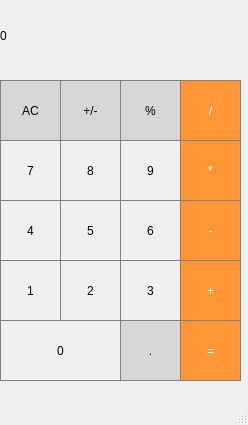
<?xml version="1.0" encoding="UTF-8"?>
<ui version="4.0">
 <class>MainWindow</class>
 <widget class="QMainWindow" name="MainWindow">
  <property name="geometry">
   <rect>
    <x>0</x>
    <y>0</y>
    <width>248</width>
    <height>425</height>
   </rect>
  </property>
  <property name="windowTitle">
   <string>MainWindow</string>
  </property>
  <widget class="QWidget" name="centralwidget">
   <widget class="QLabel" name="resultshow">
    <property name="geometry">
     <rect>
      <x>0</x>
      <y>0</y>
      <width>241</width>
      <height>71</height>
     </rect>
    </property>
    <property name="styleSheet">
     <string notr="true">QLabel {
  qproperty-alignment: 'AlignVCenter | AlignRight';
  border: 1px solid gray;
}

background-color : white;</string>
    </property>
    <property name="text">
     <string>0</string>
    </property>
   </widget>
   <widget class="QPushButton" name="pushButton">
    <property name="geometry">
     <rect>
      <x>0</x>
      <y>80</y>
      <width>61</width>
      <height>61</height>
     </rect>
    </property>
    <property name="styleSheet">
     <string notr="true">QPushButton {
  background-color: rgb(215, 215, 215);
  border: 1px solid gray;
}
QPushButton:pressed {
    background-color: qlineargradient(x1: 0, y1: 0, x2: 0, y2: 1,
                                      stop: 0 #BEBEBE, stop: 1 #D7D7D7);
}</string>
    </property>
    <property name="text">
     <string>AC</string>
    </property>
   </widget>
   <widget class="QPushButton" name="pushButton_plus_minus">
    <property name="geometry">
     <rect>
      <x>60</x>
      <y>80</y>
      <width>61</width>
      <height>61</height>
     </rect>
    </property>
    <property name="styleSheet">
     <string notr="true">QPushButton {
  background-color: rgb(215, 215, 215);
  border: 1px solid gray;
}
QPushButton:pressed {
    background-color: qlineargradient(x1: 0, y1: 0, x2: 0, y2: 1,
                                      stop: 0 #BEBEBE, stop: 1 #D7D7D7);
}</string>
    </property>
    <property name="text">
     <string>+/-</string>
    </property>
   </widget>
   <widget class="QPushButton" name="pushButton_percent">
    <property name="geometry">
     <rect>
      <x>120</x>
      <y>80</y>
      <width>61</width>
      <height>61</height>
     </rect>
    </property>
    <property name="styleSheet">
     <string notr="true">QPushButton {
  background-color: rgb(215, 215, 215);
  border: 1px solid gray;
}
QPushButton:pressed {
    background-color: qlineargradient(x1: 0, y1: 0, x2: 0, y2: 1,
                                      stop: 0 #BEBEBE, stop: 1 #D7D7D7);
}</string>
    </property>
    <property name="text">
     <string>%</string>
    </property>
   </widget>
   <widget class="QPushButton" name="pushButton_7">
    <property name="geometry">
     <rect>
      <x>0</x>
      <y>140</y>
      <width>61</width>
      <height>61</height>
     </rect>
    </property>
    <property name="styleSheet">
     <string notr="true">QPushButton {
   border: 1px solid gray;
}
QPushButton:pressed {
    background-color: qlineargradient(x1: 0, y1: 0, x2: 0, y2: 1,
                                      stop: 0 #dadbde, stop: 1 #f6f7fa);
}</string>
    </property>
    <property name="text">
     <string>7</string>
    </property>
   </widget>
   <widget class="QPushButton" name="pushButton_8">
    <property name="geometry">
     <rect>
      <x>60</x>
      <y>140</y>
      <width>61</width>
      <height>61</height>
     </rect>
    </property>
    <property name="styleSheet">
     <string notr="true">QPushButton {
   border: 1px solid gray;
}
QPushButton:pressed {
    background-color: qlineargradient(x1: 0, y1: 0, x2: 0, y2: 1,
                                      stop: 0 #dadbde, stop: 1 #f6f7fa);
}</string>
    </property>
    <property name="text">
     <string>8</string>
    </property>
   </widget>
   <widget class="QPushButton" name="pushButton_9">
    <property name="geometry">
     <rect>
      <x>120</x>
      <y>140</y>
      <width>61</width>
      <height>61</height>
     </rect>
    </property>
    <property name="styleSheet">
     <string notr="true">QPushButton {
   border: 1px solid gray;
}
QPushButton:pressed {
    background-color: qlineargradient(x1: 0, y1: 0, x2: 0, y2: 1,
                                      stop: 0 #dadbde, stop: 1 #f6f7fa);
}</string>
    </property>
    <property name="text">
     <string>9</string>
    </property>
   </widget>
   <widget class="QPushButton" name="pushButton_5">
    <property name="geometry">
     <rect>
      <x>60</x>
      <y>200</y>
      <width>61</width>
      <height>61</height>
     </rect>
    </property>
    <property name="styleSheet">
     <string notr="true">QPushButton {
   border: 1px solid gray;
}
QPushButton:pressed {
    background-color: qlineargradient(x1: 0, y1: 0, x2: 0, y2: 1,
                                      stop: 0 #dadbde, stop: 1 #f6f7fa);
}</string>
    </property>
    <property name="text">
     <string>5</string>
    </property>
   </widget>
   <widget class="QPushButton" name="pushButton_4">
    <property name="geometry">
     <rect>
      <x>0</x>
      <y>200</y>
      <width>61</width>
      <height>61</height>
     </rect>
    </property>
    <property name="styleSheet">
     <string notr="true">QPushButton {
   border: 1px solid gray;
}
QPushButton:pressed {
    background-color: qlineargradient(x1: 0, y1: 0, x2: 0, y2: 1,
                                      stop: 0 #dadbde, stop: 1 #f6f7fa);
}</string>
    </property>
    <property name="text">
     <string>4</string>
    </property>
   </widget>
   <widget class="QPushButton" name="pushButton_6">
    <property name="geometry">
     <rect>
      <x>120</x>
      <y>200</y>
      <width>61</width>
      <height>61</height>
     </rect>
    </property>
    <property name="styleSheet">
     <string notr="true">QPushButton {
   border: 1px solid gray;
}
QPushButton:pressed {
    background-color: qlineargradient(x1: 0, y1: 0, x2: 0, y2: 1,
                                      stop: 0 #dadbde, stop: 1 #f6f7fa);
}</string>
    </property>
    <property name="text">
     <string>6</string>
    </property>
   </widget>
   <widget class="QPushButton" name="pushButton_2">
    <property name="geometry">
     <rect>
      <x>60</x>
      <y>260</y>
      <width>61</width>
      <height>61</height>
     </rect>
    </property>
    <property name="styleSheet">
     <string notr="true">QPushButton {
   border: 1px solid gray;
}
QPushButton:pressed {
    background-color: qlineargradient(x1: 0, y1: 0, x2: 0, y2: 1,
                                      stop: 0 #dadbde, stop: 1 #f6f7fa);
}</string>
    </property>
    <property name="text">
     <string>2</string>
    </property>
   </widget>
   <widget class="QPushButton" name="pushButton_1">
    <property name="geometry">
     <rect>
      <x>0</x>
      <y>260</y>
      <width>61</width>
      <height>61</height>
     </rect>
    </property>
    <property name="styleSheet">
     <string notr="true">QPushButton {
   border: 1px solid gray;
}
QPushButton:pressed {
    background-color: qlineargradient(x1: 0, y1: 0, x2: 0, y2: 1,
                                      stop: 0 #dadbde, stop: 1 #f6f7fa);
}</string>
    </property>
    <property name="text">
     <string>1</string>
    </property>
   </widget>
   <widget class="QPushButton" name="pushButton_3">
    <property name="geometry">
     <rect>
      <x>120</x>
      <y>260</y>
      <width>61</width>
      <height>61</height>
     </rect>
    </property>
    <property name="styleSheet">
     <string notr="true">QPushButton {
   border: 1px solid gray;
}
QPushButton:pressed {
    background-color: qlineargradient(x1: 0, y1: 0, x2: 0, y2: 1,
                                      stop: 0 #dadbde, stop: 1 #f6f7fa);
}</string>
    </property>
    <property name="text">
     <string>3</string>
    </property>
   </widget>
   <widget class="QPushButton" name="pushButton_dil">
    <property name="geometry">
     <rect>
      <x>180</x>
      <y>80</y>
      <width>61</width>
      <height>61</height>
     </rect>
    </property>
    <property name="styleSheet">
     <string notr="true">QPushButton {
  background-color: rgb(255, 151, 57);
  color: white; 
  border: 1px solid gray;
}

QPushButton:pressed {
    background-color: qlineargradient(x1: 0, y1: 0, x2: 0, y2: 1,
                                      stop: 0 #FF7832, stop: 1 #FF9739);
}</string>
    </property>
    <property name="text">
     <string>/</string>
    </property>
   </widget>
   <widget class="QPushButton" name="pushButton_dobutok">
    <property name="geometry">
     <rect>
      <x>180</x>
      <y>140</y>
      <width>61</width>
      <height>61</height>
     </rect>
    </property>
    <property name="styleSheet">
     <string notr="true">QPushButton {
  background-color: rgb(255, 151, 57);
  color: white; 
  border: 1px solid gray;
}

QPushButton:pressed {
    background-color: qlineargradient(x1: 0, y1: 0, x2: 0, y2: 1,
                                      stop: 0 #FF7832, stop: 1 #FF9739);
}</string>
    </property>
    <property name="text">
     <string>*</string>
    </property>
   </widget>
   <widget class="QPushButton" name="pushButton_minus">
    <property name="geometry">
     <rect>
      <x>180</x>
      <y>200</y>
      <width>61</width>
      <height>61</height>
     </rect>
    </property>
    <property name="styleSheet">
     <string notr="true">QPushButton {
  background-color: rgb(255, 151, 57);
  color: white; 
  border: 1px solid gray;
}

QPushButton:pressed {
    background-color: qlineargradient(x1: 0, y1: 0, x2: 0, y2: 1,
                                      stop: 0 #FF7832, stop: 1 #FF9739);
}</string>
    </property>
    <property name="text">
     <string>-</string>
    </property>
   </widget>
   <widget class="QPushButton" name="pushButton_plus">
    <property name="geometry">
     <rect>
      <x>180</x>
      <y>260</y>
      <width>61</width>
      <height>61</height>
     </rect>
    </property>
    <property name="styleSheet">
     <string notr="true">QPushButton {
  background-color: rgb(255, 151, 57);
  color: white; 
  border: 1px solid gray;
}

QPushButton:pressed {
    background-color: qlineargradient(x1: 0, y1: 0, x2: 0, y2: 1,
                                      stop: 0 #FF7832, stop: 1 #FF9739);
}</string>
    </property>
    <property name="text">
     <string>+</string>
    </property>
   </widget>
   <widget class="QPushButton" name="pushButton_0">
    <property name="geometry">
     <rect>
      <x>0</x>
      <y>320</y>
      <width>121</width>
      <height>61</height>
     </rect>
    </property>
    <property name="styleSheet">
     <string notr="true">QPushButton {
   border: 1px solid gray;
}
QPushButton:pressed {
    background-color: qlineargradient(x1: 0, y1: 0, x2: 0, y2: 1,
                                      stop: 0 #dadbde, stop: 1 #f6f7fa);
}</string>
    </property>
    <property name="text">
     <string>0</string>
    </property>
   </widget>
   <widget class="QPushButton" name="pushButton_dot">
    <property name="geometry">
     <rect>
      <x>120</x>
      <y>320</y>
      <width>61</width>
      <height>61</height>
     </rect>
    </property>
    <property name="styleSheet">
     <string notr="true">QPushButton {
  background-color: rgb(215, 215, 215);
  border: 1px solid gray;
}
QPushButton:pressed {
    background-color: qlineargradient(x1: 0, y1: 0, x2: 0, y2: 1,
                                      stop: 0 #BEBEBE, stop: 1 #D7D7D7);
}</string>
    </property>
    <property name="text">
     <string>.</string>
    </property>
   </widget>
   <widget class="QPushButton" name="pushButton_result">
    <property name="geometry">
     <rect>
      <x>180</x>
      <y>320</y>
      <width>61</width>
      <height>61</height>
     </rect>
    </property>
    <property name="styleSheet">
     <string notr="true">QPushButton {
  background-color: rgb(255, 151, 57);
  color: white; 
  border: 1px solid gray;
}

QPushButton:pressed {
    background-color: qlineargradient(x1: 0, y1: 0, x2: 0, y2: 1,
                                      stop: 0 #FF7832, stop: 1 #FF9739);
}</string>
    </property>
    <property name="text">
     <string>=</string>
    </property>
   </widget>
  </widget>
  <widget class="QMenuBar" name="menubar">
   <property name="geometry">
    <rect>
     <x>0</x>
     <y>0</y>
     <width>248</width>
     <height>22</height>
    </rect>
   </property>
  </widget>
  <widget class="QStatusBar" name="statusbar"/>
 </widget>
 <resources/>
 <connections/>
</ui>
